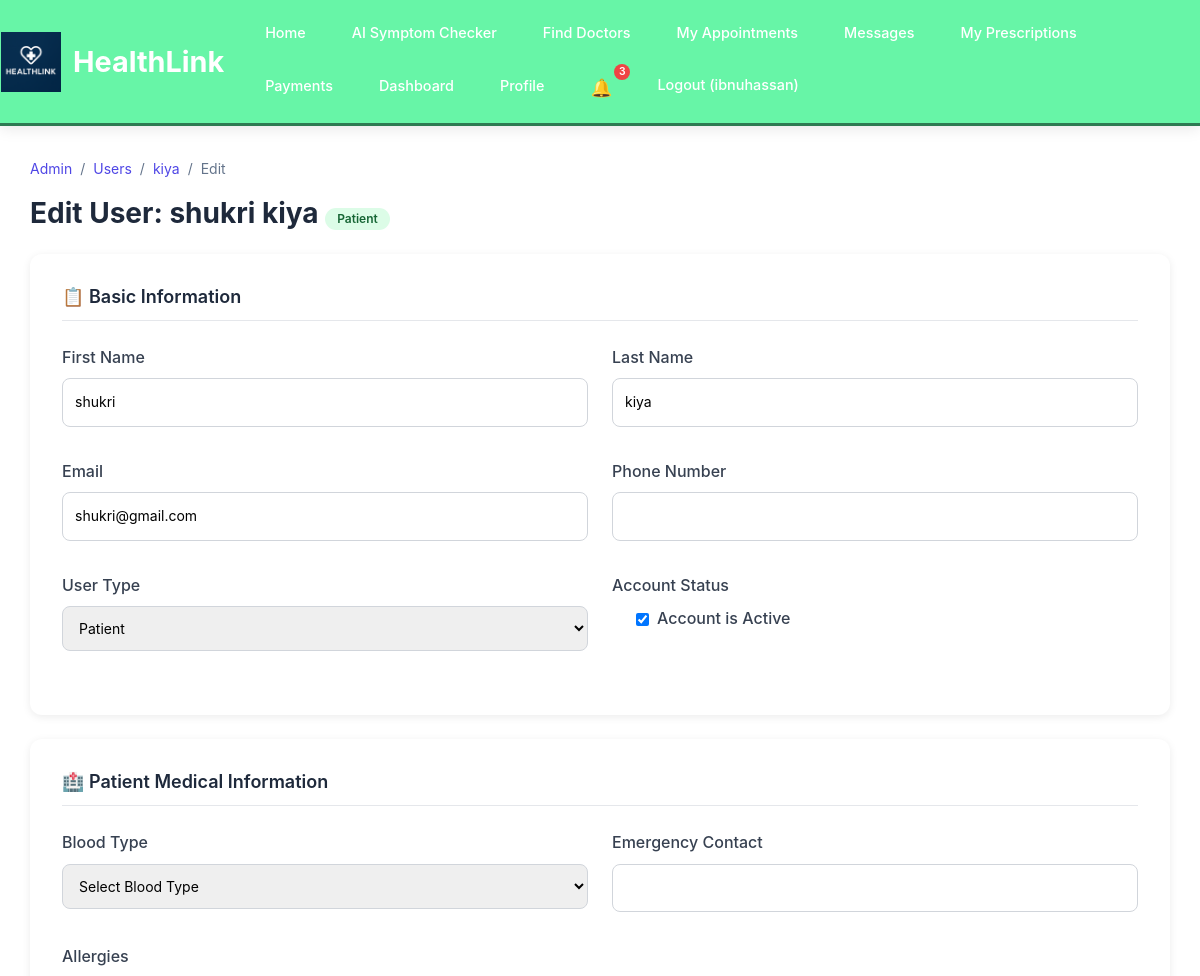
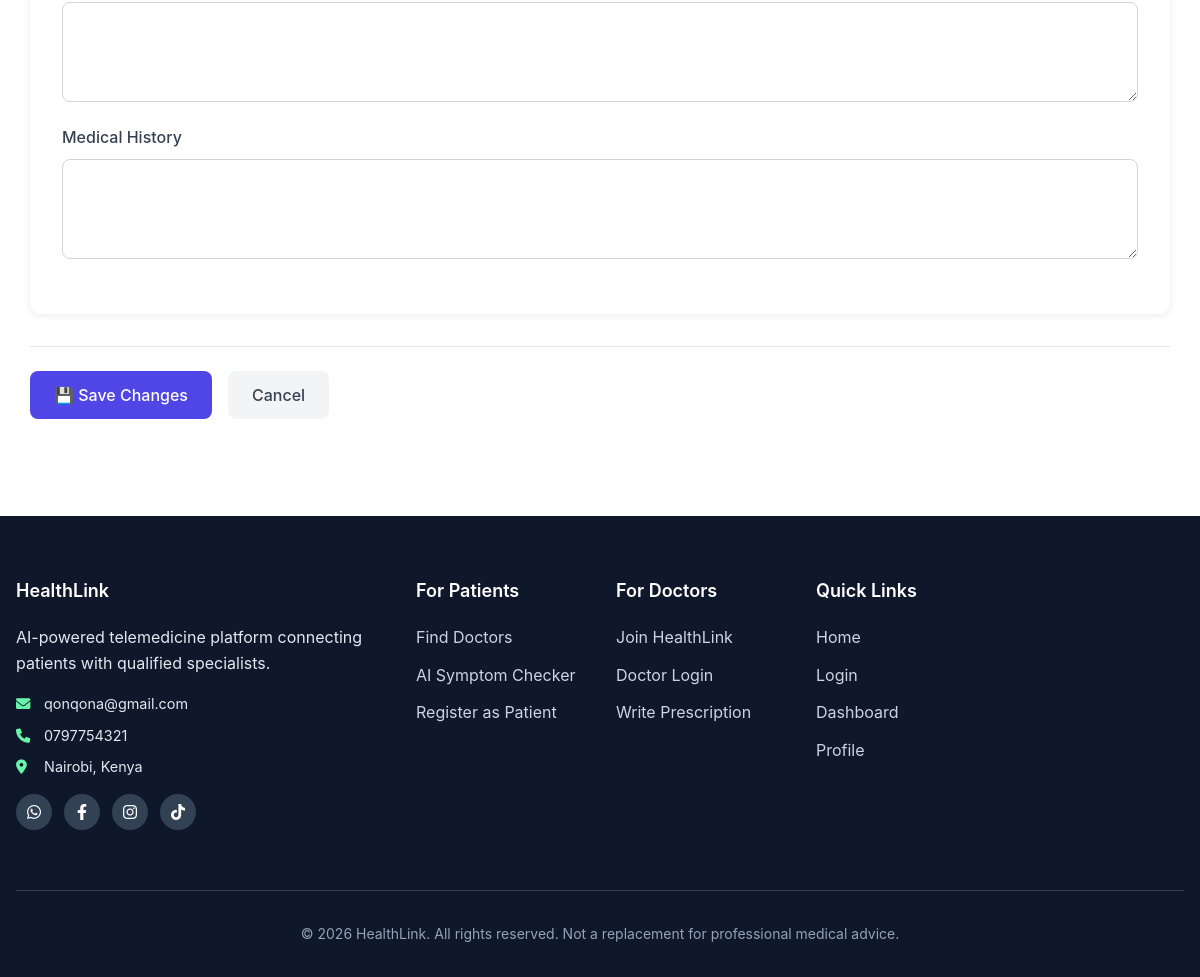
/administration/users/12/edit/ (signed in), run on the app's committed database (2 pictures, top to bottom).
### users/models.py (models this page shows, shortened)
class CustomUser(AbstractUser):
    USER_TYPE_CHOICES = (
        ('patient', 'Patient'),
        ('doctor', 'Doctor'),
        ('admin', 'Admin'),
    )
    user_type = models.CharField(max_length=10, choices=USER_TYPE_CHOICES, default='patient')
    phone_number = models.CharField(max_length=15, blank=True)
    date_of_birth = models.DateField(null=True, blank=True)
    groups = models.ManyToManyField(
        'auth.Group',
        verbose_name='groups',
        blank=True,
        help_text='The groups this user belongs to.',
        related_name='customuser_set',
        related_query_name='user',
    )
    user_permissions = models.ManyToManyField(
        'auth.Permission',
        verbose_name='user permissions',
        blank=True,
        help_text='Specific permissions for this user.',
        related_name='customuser_set',
        related_query_name='user',
    )

### administration/views.py (the view, shortened to what this page needs)
# urls.py: path('users/<int:user_id>/edit/', views.edit_user, name='edit_user'),
@login_required
def edit_user(request, user_id):
    if not request.user.is_staff:
        raise Http404("You don't have permission to access this page")
    viewed_user = get_object_or_404(CustomUser, id=user_id)
    doctor_profile = getattr(viewed_user, 'doctorprofile', None)
    patient_profile = getattr(viewed_user, 'patientprofile', None)
    return render(request, 'administration/edit_user.html', {
        'viewed_user': viewed_user,
        'doctor_profile': doctor_profile,
        'patient_profile': patient_profile,
    })

### templates/administration/edit_user.html (shortened to what this page needs)
{% extends 'base.html' %}
{% block content %}
<div class="container admin-container">
    <div class="breadcrumb">
        <a href="{% url 'administration:dashboard' %}">Admin</a> /
        <a href="{% url 'administration:user_management' %}">Users</a> /
        <a href="{% url 'administration:user_detail' viewed_user.id %}">{{ viewed_user.username }}</a> /
        <span>Edit</span>
    </div>
    <h1 style="font-size: 1.75rem; font-weight: 700; color: #1e293b; margin-bottom: 1.5rem;">
        Edit User: {{ viewed_user.get_full_name|default:viewed_user.username }}
        <span class="user-badge {{ viewed_user.user_type }}">{{ viewed_user.get_user_type_display }}</span>
    </h1>
    <form method="post">
        <div class="edit-card">
            <h3>📋 Basic Information</h3>
            <div class="form-row">
                <div class="form-group">
                    <label>First Name</label>
                    <input type="text" name="first_name" value="{{ viewed_user.first_name }}">
                </div>
                <div class="form-group">
                    <label>Last Name</label>
                    <input type="text" name="last_name" value="{{ viewed_user.last_name }}">
                </div>
            </div>
            <div class="form-row">
                <div class="form-group">
                    <label>Email</label>
                    <input type="email" name="email" value="{{ viewed_user.email }}">
                </div>
                <div class="form-group">
                    <label>Phone Number</label>
                    <input type="text" name="phone_number" value="{{ viewed_user.phone_number|default:'' }}">
                </div>
            </div>
            <div class="form-row">
                <div class="form-group">
                    <label>User Type</label>
                    <select name="user_type">
                        <option value="patient" {% if viewed_user.user_type == 'patient' %}selected{% endif %}>Patient</option>
                    </select>
                </div>
                <div class="form-group">
                    <label>Account Status</label>
                    <div class="form-check" style="margin-top: 0.5rem;">
                        <input type="checkbox" name="is_active" id="is_active" {% if viewed_user.is_active %}checked{% endif %}>
                        <label for="is_active" style="margin-bottom: 0;">Account is Active</label>
                    </div>
                </div>
            </div>
        </div>
        {% if patient_profile %}
        <div class="edit-card">
            <h3>🏥 Patient Medical Information</h3>
            <div class="form-row">
                <div class="form-group">
                    <label>Blood Type</label>
                    <select name="blood_type">
                        <option value="">Select Blood Type</option>
                    </select>
                </div>
                <div class="form-group">
                    <label>Emergency Contact</label>
                    <input type="text" name="emergency_contact" value="{{ patient_profile.emergency_contact|default:'' }}">
                </div>
            </div>
            <div class="form-group">
                <label>Allergies</label>
                <textarea name="allergies">{{ patient_profile.allergies|default:'' }}</textarea>
            </div>
            <div class="form-group">
                <label>Medical History</label>
                <textarea name="medical_history">{{ patient_profile.medical_history|default:'' }}</textarea>
            </div>
        </div>
        {% endif %}
        <div class="btn-row">
            <button type="submit" class="btn btn-primary">💾 Save Changes</button>
            <a href="{% url 'administration:user_detail' viewed_user.id %}" class="btn btn-secondary">Cancel</a>
        </div>
    </form>
</div>
{% endblock %}

### templates/includes/_header.html (shortened to what this page needs)
{% load static %}
<nav class="navbar">
    <div class="nav-container">
        <a href="{% url 'home' %}" class="nav-brand">
            <img src="{% static 'images/logo.png' %}" alt="HealthLink Logo" class="nav-logo">
            HealthLink
        </a>
        <ul class="nav-menu" id="navMenu">
            <li><a href="{% url 'home' %}" class="nav-link">Home</a></li>
            {% if user.is_authenticated %}
                {% if user.user_type == 'patient' %}
                    <li><a href="{% url 'triage:triage' %}" class="nav-link">AI Symptom Checker</a></li>
                    <li><a href="{% url 'appointments:doctor_list' %}" class="nav-link">Find Doctors</a></li>
                    <li><a href="{% url 'appointments:my_appointments' %}" class="nav-link">My Appointments</a></li>
                    <li><a href="{% url 'messaging:conversation_list' %}" class="nav-link">Messages</a></li>
                    <li><a href="{% url 'prescriptions:my_prescriptions' %}" class="nav-link">My Prescriptions</a></li>
                    <li><a href="{% url 'payments:payment_history' %}" class="nav-link">Payments</a></li>
                {% endif %}
                <li><a href="{% url 'dashboard' %}" class="nav-link">Dashboard</a></li>
                <li><a href="{% url 'profile' %}" class="nav-link">Profile</a></li>
                <li class="notification-nav-item">
                    <a href="{% url 'notifications:notification_list' %}" class="nav-link notification-link">
                        <span class="notification-bell">🔔</span>
                        <span class="notification-badge" id="notificationBadge" style="display: none;">0</span>
                    </a>
                </li>
                <li>
                    <form method="post" action="{% url 'logout' %}" style="display: inline; margin: 0;">
                        <button type="submit" class="nav-link" style="background: none; border: none; cursor: pointer;">
                            Logout ({{ user.username }})
                        </button>
                    </form>
                </li>
            {% endif %}
        </ul>
    </div>
</nav>

### static/css/style.css (style rules this page uses)
:root { --primary-blue: #5b84db; --primary-dark: #6380e2; --primary-light: #3b82f6; --accent-teal: #0d9488; --success-green: #10b981; --warning-amber: #f59e0b; --error-red: #ef4444; --white: #ffffff; --gray-50: #f8fafc; --gray-100: #f1f5f9; --gray-200: #e2e8f0; --gray-500: #64748b; --gray-700: #334155; --gray-900: #0f172a; --background: var(--white); --surface: var(--gray-50); --card-background: var(--white); --text-primary: var(--gray-900); --text-secondary: var(--gray-700); --text-tertiary: var(--gray-500); }
* { margin: 0; padding: 0; box-sizing: border-box; }
body { font-family: 'Inter', 'Segoe UI', system-ui, -apple-system, sans-serif; line-height: 1.6; color: var(--text-primary); background-color: var(--background); }
h1, h2, h3, h4, h5, h6 { font-weight: 600; line-height: 1.2; margin-bottom: 1rem; }
h1 { font-size: 3rem; font-weight: 700; }
h3 { font-size: 1.875rem; }
.navbar { background: var(--white); box-shadow: 0 1px 3px rgba(226, 197, 29, 0.1); padding: 1rem 0; }
.btn { padding: 0.75rem 2rem; border-radius: 8px; font-weight: 600; text-decoration: none; display: inline-block; transition: all 0.3s ease; border: none; cursor: pointer; }
.btn-primary { background: var(--primary-blue); color: var(--white); }
html, body { height: 100%; }
body { display: flex; flex-direction: column; min-height: 100vh; }
.navbar { background: #67f5a7 !important; box-shadow: 0 2px 15px rgba(0, 0, 0, 0.1); padding: 0.75rem 0; border-bottom: 3px solid #2d7a52; }
.nav-container { max-width: 100%; margin: 0; display: flex; justify-content: flex-start; align-items: center; padding: 0 1rem; gap: 1.5rem; }
.nav-brand { font-size: 1.4rem; font-weight: bold; color: white !important; text-decoration: none; transition: all 0.3s ease; flex-shrink: 0; }
.nav-menu { display: flex; list-style: none; gap: 0.75rem; margin: 0; padding: 0; flex-wrap: wrap; }
.nav-link { color: white !important; font-size: 0.9rem; text-decoration: none; font-weight: 500; transition: all 0.3s ease; padding: 0.5rem 1rem; border-radius: 5px; border: 1px solid transparent; }
.notification-nav-item { position: relative; }
.notification-link { position: relative; display: flex; align-items: center; }
.notification-bell { font-size: 1.1rem; }
.notification-badge { position: absolute; top: -2px; right: -2px; background: #ef4444; color: white; font-size: 0.65rem; font-weight: 600; min-width: 16px; height: 16px; border-radius: 50%; display: flex; align-items: center; justify-content: center; padding: 0 4px; }
.nav-brand { display: flex; align-items: center; gap: 0.75rem; font-size: 1.8rem; font-weight: bold; color: white !important; text-decoration: none; transition: all 0.3s ease; margin-right: auto; margin-left: -10px; }
.nav-logo { height: 60px; width: auto; transition: transform 0.3s ease; margin-left: -5px; }

### templates/base.html (style rules this page uses)
html, body { width: 100%; overflow-x: hidden; }

### data on the page
CustomUser: username "ibnuhassan"
CustomUser: username "kiya", get_full_name "shukri kiya", user_type "Patient", first_name "shukri", last_name "kiya", email "shukri@gmail.com", is_active "☑"
